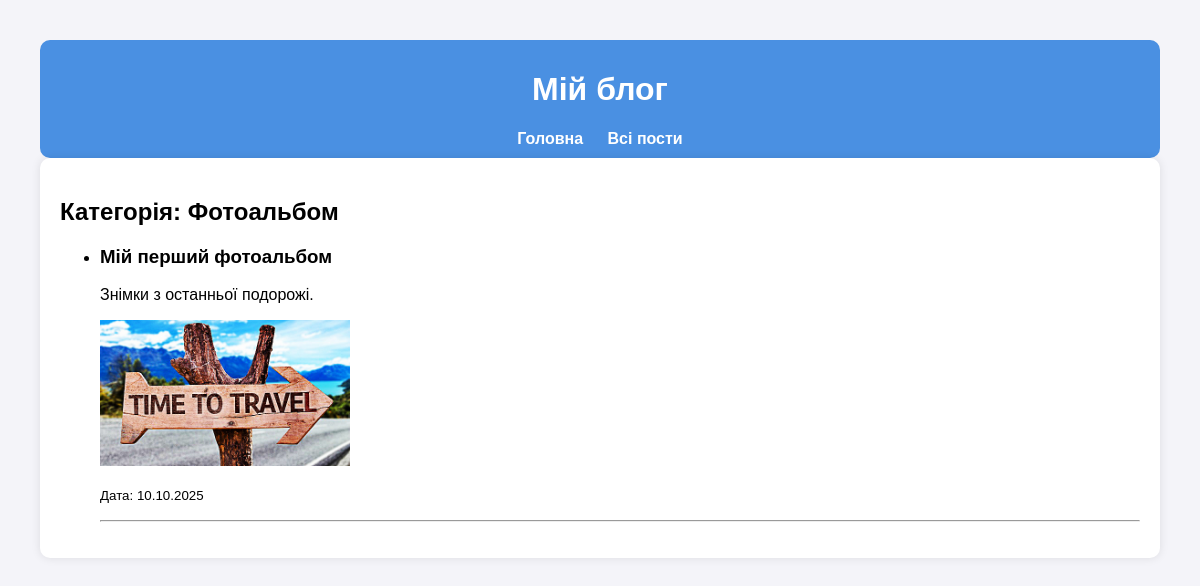
Page /articles/category/3/ on the committed database.
### blog/models.py (models this page shows, shortened)
class Category(models.Model):
    name = models.CharField(max_length=100, unique=True)
    description = models.TextField(blank=True, null=True)

class Post(models.Model):
    title = models.CharField(max_length=200)
    content = models.TextField()
    category = models.ForeignKey(Category, on_delete=models.CASCADE)
    image = models.ImageField(upload_to='images/', blank=True, null=True)
    created_at = models.DateTimeField(auto_now_add=True)
    slug = models.SlugField(max_length=200, unique=True)

### blog/views.py (the view)
# urls.py: path('articles/category/<int:category_id>/', views.article_category_list, name='article_category_list'),
def article_category_list(request, category_id):
    category = get_object_or_404(Category, id=category_id)
    posts = Post.objects.filter(category=category).order_by('-created_at')
    return render(request, 'article_category_list.html', {'category': category, 'posts': posts})

### blog/templates/article_category_list.html (shortened to what this page needs)
{% extends 'base.html' %}
{% block content %}
<h2>Категорія: {{ category.name }}</h2>
{% if posts %}
    <ul>
        {% for post in posts %}
            <li>
                <h3>{{ post.title }}</h3>
                <p>{{ post.content|truncatewords:25 }}</p>
                {% if post.image %}
                    <img src="{{ post.image.url }}" alt="{{ post.title }}" width="250">
                {% endif %}
                <p><small>Дата: {{ post.created_at|date:"d.m.Y" }}</small></p>
                <hr>
            </li>
        {% endfor %}
    </ul>
{% else %}
    <p>У цій категорії поки немає публікацій.</p>
{% endif %}
{% endblock %}

### blog/templates/base.html (style rules this page uses)
body { font-family: Arial, sans-serif; background-color: #f4f4f9; margin: 40px; }

### rows in the picture
Category: name "Фотоальбом"
Post: title "Мій перший фотоальбом", content "Знімки з останньої подорожі.", image (picture), created_at "10.10.2025"
